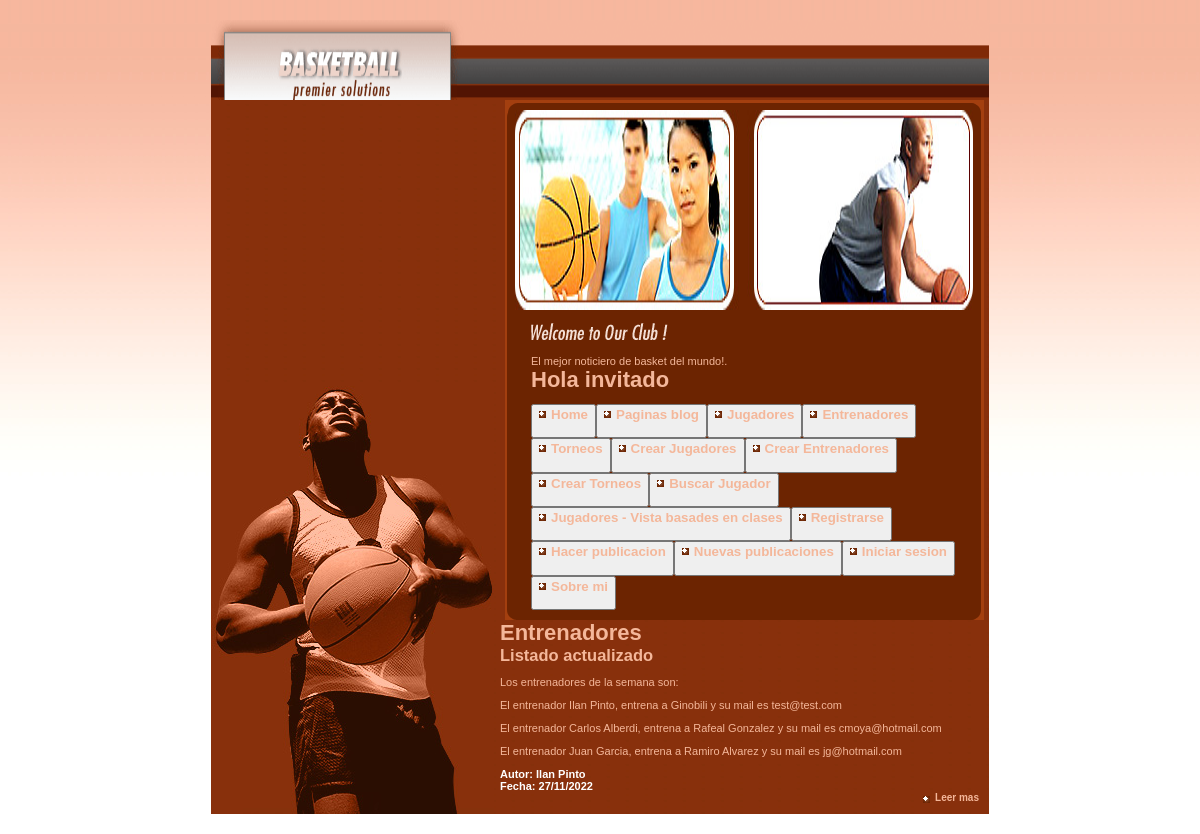
/entrenadores/, run on the app's committed database.
### MiApp/models.py (models this page shows, shortened)
class Entrenadores(models.Model):
    nombre = models.CharField(max_length=40)
    apellido = models.CharField(max_length=40)
    entrenado = models.CharField(max_length=40)
    email = models.EmailField()

### MiApp/views.py (the view)
# urls.py: path('entrenadores/', views.mostrar_entrenadores_todos, name='entrenadores'),
def mostrar_entrenadores_todos(request):
    entrenadores = Entrenadores.objects.all()
    context = {'entrenadores': entrenadores}
    return render(request,'MiApp/entrenadores.html', context=context)

### MiApp/templates/MiApp/entrenadores.html
{% extends 'MiApp/index2.html' %}
{% load static %}
{% block contenidoquecambia %}
    <h1> Entrenadores</h1>
    <h2> Listado actualizado</h2>
    <p> Los entrenadores de la semana son:</p>
    {% for entrenador in entrenadores %}
        <p>El entrenador {{entrenador.nombre}} {{entrenador.apellido}}, entrena a {{entrenador.entrenado}} y su mail es {{entrenador.email}}   </p>
    {% endfor %}
    <h3> Autor: Ilan Pinto</h3>
    <h3> Fecha: 27/11/2022</h3>
    <p class="more"><a href="{% url 'Nomoreinfo' %}" class="diamond">Leer mas</a></p>
{% endblock %}

### MiApp/templates/MiApp/index2.html (shortened to what this page needs)
<!DOCTYPE html PUBLIC "-//W3C//DTD XHTML 1.0 Strict//EN" "http://www.w3.org/TR/xhtml1/DTD/xhtml1-strict.dtd">
<html xmlns="http://www.w3.org/1999/xhtml" xml:lang="en" lang="en">
<head>
  {% load static %}
  <link rel="stylesheet" href="{% static 'MiApp/style.css' %}" type="text/css" charset="utf-8" />
</head>
<body>
<div id="wrapper">
  <div id="man">
    <h1><img src="{% static 'MiApp/images/logo.gif' %}" width="778" height="80" alt="BIENVENIDOS AL BLOG DE BASKETBALL"></h1>
    <div id="body">
      <div class="drk" id="welcome">
        <div class="top">
          <div class="bot">
            <div class="picbar"><img src="{% static 'MiApp/images/pic_2.jpg' %}" width="458" height="200" alt="Pic 2"></div>
            <div class="pad">
              <h2><img src="{% static 'MiApp/images/h_welcome_to_our_club.gif' %}" width="137" height="17" alt="Welcome To Our Club" /></h2>
              <p>
                El mejor noticiero de basket del mundo!.
              {% if request.user.is_authenticated %}
                <img src="{{url}}" alt="">
                <h1 class="mb-5">Hola {{user.username}}</h1>
              {%else%}
                <h1 class="mb-5">Hola invitado</h1>
              {%endif%}
              </p>
              <div class="button">
                <button type="button" class="btn btn-primary"><a href="{% url 'Inicio' %}" class="diamond">Home</a></p>
                <button type="button" class="btn btn-primary"><a href="{% url 'pages' %}" class="diamond">Paginas blog</a></p>
                <button type="button" class="btn btn-primary"><a href="{% url 'jugadores' %}" class="diamond">Jugadores</a></p>
                <button type="button" class="btn btn-primary"><a href="{% url 'entrenadores' %}" class="diamond">Entrenadores</a></p>
                <button type="button" class="btn btn-primary"><a href="{% url 'torneos' %}" class="diamond">Torneos</a></p>
                <button type="button" class="btn btn-primary"><a href="{% url 'FormularioJugadores' %}" class="diamond">Crear Jugadores</a></p>
                <button type="button" class="btn btn-primary"><a href="{% url 'FormularioEntrenadores' %}" class="diamond">Crear Entrenadores</a></p>
                <button type="button" class="btn btn-primary"><a href="{% url 'FormularioTorneos' %}" class="diamond">Crear Torneos</a></p>
                <button type="button" class="btn btn-primary"><a href="{% url 'BuscarJugador' %}" class="diamond">Buscar Jugador</a></p>
                <button type="button" class="btn btn-primary"><a href="{% url 'List' %}" class="diamond">Jugadores - Vista basades en clases</a></p>
                <button type="button" class="btn btn-primary"><a href="{% url 'Sign Up' %}" class="diamond">Registrarse</a></p>
                <button type="button" class="btn btn-primary"><a href="{% url 'FormularioBlogs' %}" class="diamond">Hacer publicacion</a></p>
                <button type="button" class="btn btn-primary"><a href="{% url 'NuevosBlogs' %}" class="diamond">Nuevas publicaciones</a></p>
                {% if request.user.is_authenticated %}
                  <button type="button" class="btn btn-primary"><a href="{% url 'Logout' %}" class="diamond">Log out</a></p>
                {%else%}
                  <button type="button" class="btn btn-primary"><a href="{% url 'Login' %}" class="diamond">Iniciar sesion</a></p>
                {%endif%}
                <button type="button" class="btn btn-primary"><a href="{% url 'AboutMe' %}" class="diamond">Sobre mi</a></p>
              </div>
            </div>
          </div>
        </div>
      </div>
      <div id="body">
          {% block contenidoquecambia %}
          {% endblock %}
        </div>
    </div>
  </div>
</div>
</body>
</html>

### MiApp/static/MiApp/style.css (style rules this page uses)
html, body, ul, li, h1, h2, h3, h4 { margin: 0; padding: 0; list-style: none; }
h1 img { display: block; }
img { border: 0; }
a { color: #F4B79A; font-weight: bold; text-decoration: none; }
.more { text-align: right; margin-top: 0; font-size: 10px; }
body { background: white url(images/bg.jpg) repeat-x; font: 11px tahoma, verdana, sans-serif; color: #F4B79A; padding: 20px; text-align: center; }
h3 { font-size: 11px; }
#wrapper { text-align: left; margin: auto; width: 778px; background: url(images/body_bg.jpg); }
#body { float: right; width: 479px; padding-right: 5px; }
.drk { background: left url(images/drk_bg.gif) repeat-y; }
.drk .top { background: top left url(images/drk_top.gif) no-repeat; }
.drk .bot { background: bottom left url(images/drk_top-17.gif) no-repeat; padding: 10px; }
.pad { padding: 11px 16px; }
.diamond { padding-left: 12px; background: 0px 4px url(images/bullet_drk_diamond.gif) no-repeat; }
h3 { color: #fff; }
#welcome p { margin-bottom: 0; }
#welcome .pad { padding-bottom: 0px; }
#man { background: bottom left url(images/pic_1.jpg) no-repeat; padding-bottom: 1px; }

### data on the page
Entrenadores: nombre "Ilan", apellido "Pinto", entrenado "Ginobili", email "test@test.com"
Entrenadores: nombre "Carlos", apellido "Alberdi", entrenado "Rafeal Gonzalez", email "cmoya@hotmail.com"
Entrenadores: nombre "Juan", apellido "Garcia", entrenado "Ramiro Alvarez", email "jg@hotmail.com"
